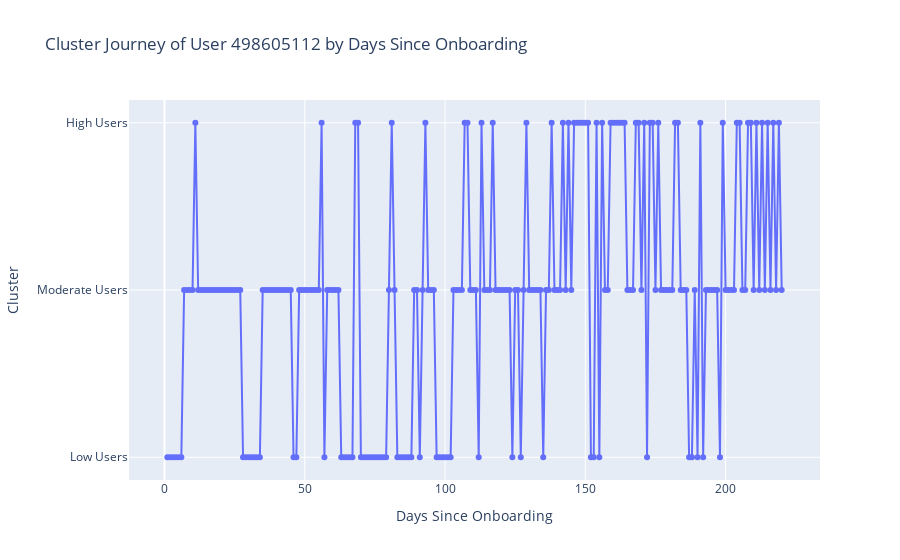

Notebook code cell kept with this figure:
### Code cell
user_journey_by_days(498605112)

### Figure 1 — Plotly figure (JSON) as saved in the notebook; plotly's stock layout.template omitted (floating-point values rounded to 4 significant figures; data arrays with more than 128 entries replaced by an {"elided": "..."} marker saying what was removed)
{"data": [{"hovertemplate": "days_since_onboarding=%{x}<br>usage_level=%{y}<extra></extra>", "legendgroup": "", "line": {"color": "#636efa", "dash": "solid"}, "marker": {"symbol": "circle"}, "mode": "lines+markers", "name": "", "orientation": "h", "showlegend": false, "type": "scatter", "x": {"elided": "220 int values"}, "xaxis": "x", "y": {"elided": "220 str values"}, "yaxis": "y"}], "layout": {"legend": {"tracegroupgap": 0}, "title": {"text": "Cluster Journey of User 498605112 by Days Since Onboarding"}, "xaxis": {"anchor": "y", "domain": [0, 1], "title": {"text": "Days Since Onboarding"}}, "yaxis": {"anchor": "x", "categoryarray": ["Low Users", "Moderate Users", "High Users"], "categoryorder": "array", "domain": [0, 1], "title": {"text": "Cluster"}}}}
